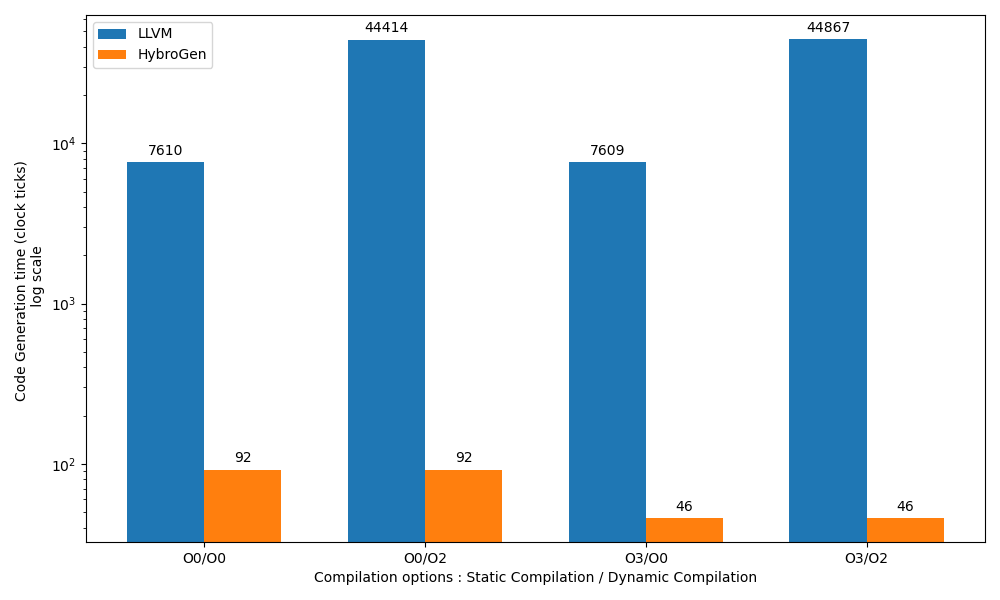

Write Python code to recreate this figure.
#!/usr/bin/env python3
# Script pour maia :
# En utilisant matplotlib, donne moi un script python permettant d’afficher les résultats suivants : dataSet = {
#    "O0/O0": {"LLVM":  7610,  "HybroGen":92}
#    "O0/O2": {"LLVM": 44414,  "HybroGen":92}
#    "O3/O0": {"LLVM":  7609,  "HybroGen":46}
#    "O3/O2": {"LLVM": 44867,  "HybroGen":46}
#    }
# Comment utiliser une échelle log ?

def error(msg):
    print (msg)
    sys.exit(-1)

dataSet = {
    "O0/O0": {"LLVM":  7610,  "HybroGen":92},
    "O0/O2": {"LLVM": 44414,  "HybroGen":92},
    "O3/O0": {"LLVM":  7609,  "HybroGen":46},
    "O3/O2": {"LLVM": 44867,  "HybroGen":46},
    }

if __name__ == "__main__":
    import os, re, sys, csv, pprint
    import matplotlib.pyplot as plt
    import numpy as np

    # Préparation des données pour le graphique
    labels = list(dataSet.keys())
    llvm_values = [dataSet[label]["LLVM"] for label in labels]
    hybrogen_values = [dataSet[label]["HybroGen"] for label in labels]

    x = np.arange(len(labels))  # Position des barres sur l'axe x
    width = 0.35  # Largeur des barres

    fig, ax = plt.subplots(figsize=(10, 6))

    # Création des barres
    rects1 = ax.bar(x - width/2, llvm_values, width, label='LLVM')
    rects2 = ax.bar(x + width/2, hybrogen_values, width, label='HybroGen')

    # Configuration des axes et des titres
    ax.set_xlabel('Compilation options : Static Compilation / Dynamic Compilation')
    ax.set_ylabel('Code Generation time (clock ticks) \n log scale')
#    ax.set_title('Comparaison des performances entre LLVM et HybroGen')
    ax.set_xticks(x)
    ax.set_xticklabels(labels)
    ax.legend()
    ax.set_yscale('log')
    # Affichage des valeurs sur les barres
    def autolabel(rects):
        for rect in rects:
            height = rect.get_height()
            ax.annotate('{}'.format(height),
                        xy=(rect.get_x() + rect.get_width() / 2, height),
                        xytext=(0, 3),  # 3 points vertical offset
                        textcoords="offset points",
                        ha='center', va='bottom')
    autolabel(rects1)
    autolabel(rects2)
    # Affichage du graphique
    fig.tight_layout()
    figureName = 'Figure-Code-Gen-Speed.png'
    plt.savefig(figureName)
    print ("Figure saved in %s"%figureName)
    # plt.show()
